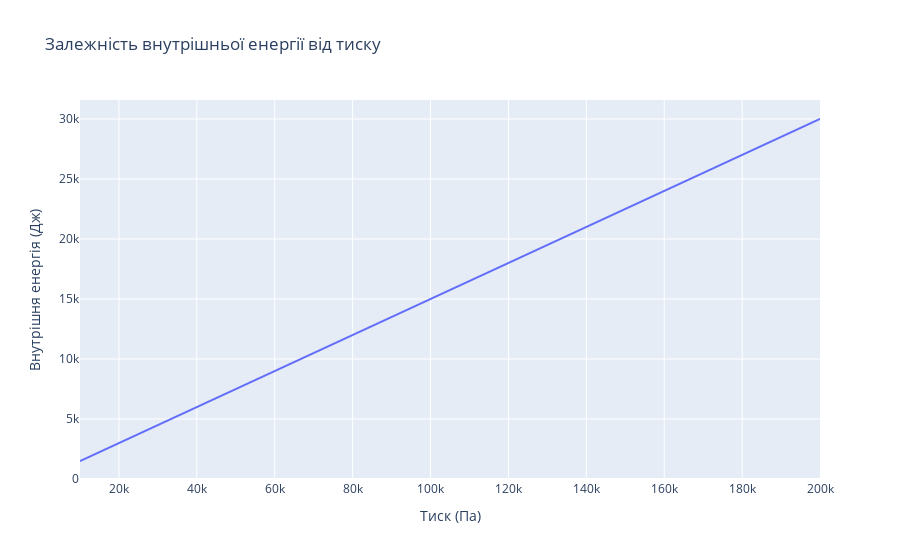

Notebook cell for this chart:
### Code cell
# Інтерактивна візуалізація залежності від тиску
p_values = np.linspace(10000, 200000, 100)  # Тиск від 10 кПа до 200 кПа
V = 0.1  # Постійний об'єм у м³
U_p_values = internal_energy_pv(p_values, V)

fig_p = go.Figure()
fig_p.add_trace(go.Scatter(x=p_values, y=U_p_values, mode='lines', name='U(p)'))
fig_p.update_layout(
    title='Залежність внутрішньої енергії від тиску',
    xaxis_title='Тиск (Па)',
    yaxis_title='Внутрішня енергія (Дж)',
    template='plotly'
)

fig_p.show()
